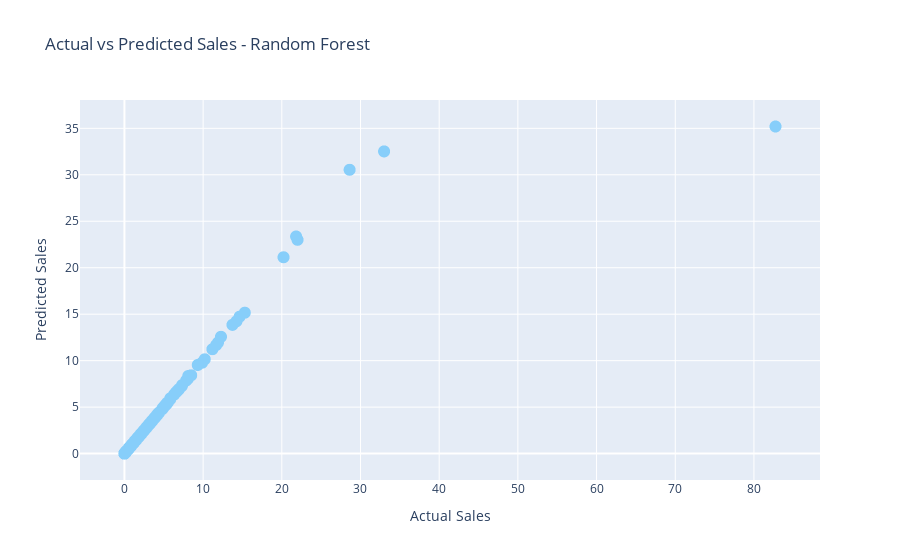

Notebook code for this chart:
### Code cell
# Interactive scatter plot using plotly
fig = px.scatter(x=y_test, y=y_pred_rf, labels={'x':'Actual Sales', 'y':'Predicted Sales'},
                 title="Actual vs Predicted Sales - Random Forest")
fig.update_traces(marker=dict(size=12, color='LightSkyBlue'), selector=dict(mode='markers'))
fig.show()

### Figure 1 — Plotly figure (JSON) as saved in the notebook; plotly's stock layout.template omitted (floating-point values rounded to 4 significant figures; data arrays with more than 128 entries replaced by an {"elided": "..."} marker saying what was removed)
{"data": [{"hovertemplate": "Actual Sales=%{x}<br>Predicted Sales=%{y}<extra></extra>", "legendgroup": "", "marker": {"color": "LightSkyBlue", "size": 12, "symbol": "circle"}, "mode": "markers", "name": "", "showlegend": false, "type": "scattergl", "x": {"elided": "3259 float values"}, "xaxis": "x", "y": {"elided": "3259 float values"}, "yaxis": "y"}], "layout": {"autosize": true, "legend": {"tracegroupgap": 0}, "title": {"text": "Actual vs Predicted Sales - Random Forest"}, "xaxis": {"anchor": "y", "autorange": true, "domain": [0, 1], "range": [-5.4, 88.15], "title": {"text": "Actual Sales"}, "type": "linear"}, "yaxis": {"anchor": "x", "autorange": true, "domain": [0, 1], "range": [-3.94, 39.15], "title": {"text": "Predicted Sales"}, "type": "linear"}}}
